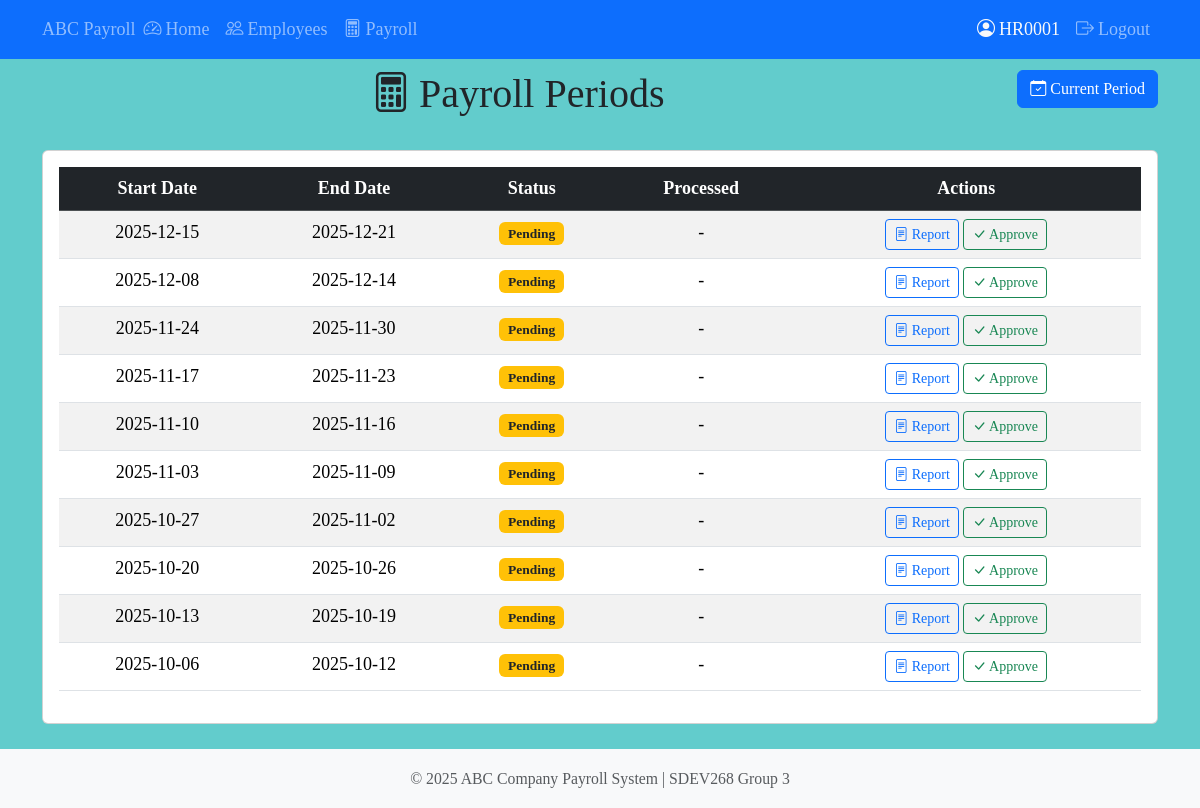
The app's page /payroll/ (signed in), older data.
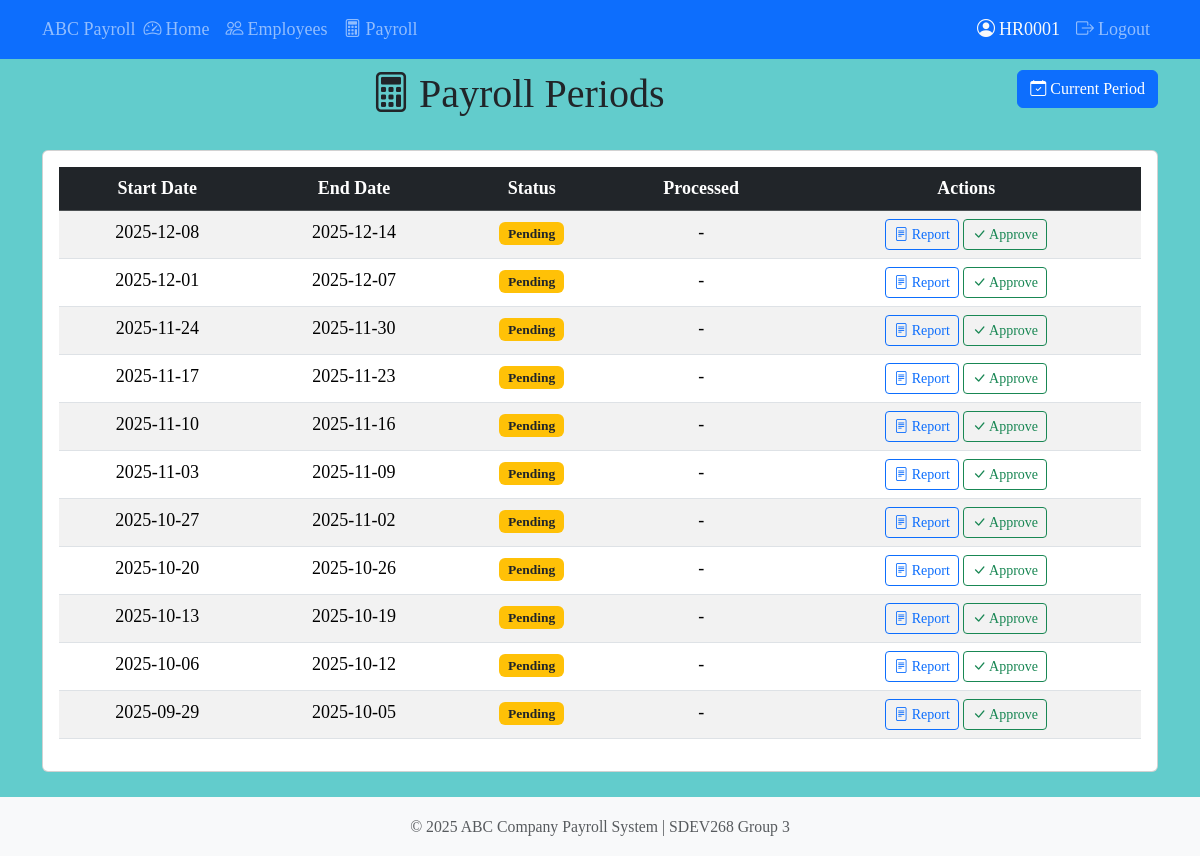
The same page, newer data.
### tables this page shows
CREATE TABLE payroll_periods (
    payroll_id INTEGER PRIMARY KEY AUTOINCREMENT,
    period_start_date TEXT NOT NULL,
    period_end_date TEXT NOT NULL,
    processed_date TEXT,
    is_locked INTEGER NOT NULL DEFAULT 0,
    processed_by TEXT,
    created_date TEXT NOT NULL DEFAULT (datetime('now', 'localtime')),
    UNIQUE(period_start_date, period_end_date),
    CHECK (date(period_end_date) >= date(period_start_date))
);

### src/routes/payroll.py (the view)
@bp.route("/")
@admin_required
def payroll_list():
    success, message, periods = payroll_controller.get_all_payroll_periods()
    return render_template("payroll/payroll_list.html", periods=periods)

### src/controllers/payroll_controller.py (called while the page is built)
    def get_all_payroll_periods(
        self, include_locked: bool = True
    ) -> tuple[bool, str, list[PayrollPeriod]]:
        try:
            periods = PayrollPeriod.get_all(include_locked=include_locked)
            return True, f"Retrieved {len(periods)} payroll periods", periods
        except Exception as e:
            return False, f"Error retrieving payroll periods: {e!s}", []

### src/models/base_model.py (called while the page is built)
    @classmethod
    def get_connection(cls) -> sqlite3.Connection:
        conn = sqlite3.connect(cls.DB_PATH, timeout=30.0)
        conn.row_factory = sqlite3.Row
        return conn

    @classmethod
    def execute_query(cls, query: str, params: tuple = ()) -> list[sqlite3.Row]:
        conn = cls.get_connection()
        cursor = conn.cursor()
        cursor.execute(query, params)
        results = cursor.fetchall()
        conn.close()
        return results

### src/models/payroll.py (called while the page is built, shortened)
    @classmethod
    def get_all(cls, include_locked: bool = True) -> list["PayrollPeriod"]:
        if include_locked:
            query = "SELECT * FROM payroll_periods ORDER BY period_start_date DESC"
            params = ()
        rows = cls.execute_query(query, params)
        return [cls._row_to_payroll_period(row) for row in rows]

    @classmethod
    def _row_to_payroll_period(cls, row: sqlite3.Row) -> "PayrollPeriod":
        return PayrollPeriod(
            payroll_id=row["payroll_id"],
            period_start_date=row["period_start_date"],
            period_end_date=row["period_end_date"],
            processed_date=row["processed_date"],
            is_locked=row["is_locked"],
            processed_by=row["processed_by"],
            created_date=row["created_date"],
        )

### src/routes/payroll.py (called while the page is built)
def admin_required(f):
    from functools import wraps
    @wraps(f)
    def decorated_function(*args, **kwargs):
        if not session.get("user_id"):
            flash("Please log in to access this page.", "error")
            return redirect(url_for("auth.login"))
        if session.get("user_type") != "Admin":
            flash("Admin access required.", "error")
            return redirect(url_for("auth.login"))
        return f(*args, **kwargs)
    return decorated_function

### src/templates/payroll/payroll_list.html (shortened to what this page needs)
{% extends "base.html" %}
{% block content %}
<div class="row mb-4">
    <div class="col">
        <h1><i class="bi bi-calculator me-2"></i>Payroll Periods</h1>
    </div>
    <div class="col-auto">
        <a href="{{ url_for('payroll.current_period') }}" class="btn btn-primary">
            <i class="bi bi-calendar-check me-1"></i>Current Period
        </a>
    </div>
</div>
<div class="card">
    <div class="card-body">
        {% if periods %}
        <div class="table-responsive">
            <table class="table table-striped table-hover">
                <thead class="table-dark">
                    <tr>
                        <th>Start Date</th>
                        <th>End Date</th>
                        <th>Status</th>
                        <th>Processed</th>
                        <th>Actions</th>
                    </tr>
                </thead>
                <tbody>
                    {% for period in periods %}
                    <tr>
                        <td>{{ period.period_start_date }}</td>
                        <td>{{ period.period_end_date }}</td>
                        <td>
                            {% if period.is_locked %}
                                <span class="badge bg-success">Approved</span>
                            {% else %}
                                <span class="badge bg-warning text-dark">Pending</span>
                            {% endif %}
                        </td>
                        <td>
                            {% if period.processed_date %}
                                {{ period.processed_date[:10] }} by {{ period.processed_by }}
                            {% else %}
                                -
                            {% endif %}
                        </td>
                        <td>
                            <a href="{{ url_for('payroll.payroll_report', payroll_id=period.payroll_id) }}"
                               class="btn btn-sm btn-outline-primary">
                                <i class="bi bi-file-text"></i> Report
                            </a>
                            {% if not period.is_locked %}
                            <form method="POST"
                                  action="{{ url_for('payroll.approve_payroll', payroll_id=period.payroll_id) }}"
                                  style="display: inline;">
                                <button type="submit" class="btn btn-sm btn-outline-success"
                                        onclick="return confirm('Approve and lock this payroll period?');">
                                    <i class="bi bi-check-lg"></i> Approve
                                </button>
                            </form>
                            {% endif %}
                        </td>
                    </tr>
                    {% endfor %}
                </tbody>
            </table>
        </div>
        {% endif %}
    </div>
</div>
{% endblock %}

### src/templates/base.html (shortened to what this page needs)
<!DOCTYPE html>
<html lang="en">
<head>
    <link href="https://cdn.jsdelivr.net/npm/bootstrap@5.3.2/dist/css/bootstrap.min.css" rel="stylesheet">
    <link rel="stylesheet" href="https://cdn.jsdelivr.net/npm/bootstrap-icons@1.11.1/font/bootstrap-icons.css">
    <link rel="stylesheet" href="{{ url_for('static', filename='css/PayrollStyle.css') }}">
</head>
<body class="d-flex flex-column min-vh-100">
    <nav class="navbar navbar-expand-lg navbar-dark bg-primary fixed-top">
        <div class="container">
            <span class="navbar-text">ABC Payroll</span>
            <div class="collapse navbar-collapse" id="navbarNav">
                <ul class="navbar-nav me-auto">
                    {% if session.get('user_id') %}
                        {% if session.get('user_type') == 'Admin' %}
                            <li class="nav-item">
                                <a class="nav-link" href="{{ url_for('admin.dashboard') }}">
                                    <i class="bi bi-speedometer2 me-1"></i>Home
                                </a>
                            </li>
                            <li class="nav-item">
                                <a class="nav-link" href="{{ url_for('admin.employee_list') }}">
                                    <i class="bi bi-people me-1"></i>Employees
                                </a>
                            </li>
                            <li class="nav-item">
                                <a class="nav-link" href="{{ url_for('payroll.payroll_list') }}">
                                    <i class="bi bi-calculator me-1"></i>Payroll
                                </a>
                            </li>
                        {% endif %}
                    {% endif %}
                </ul>
                <ul class="navbar-nav">
                    {% if session.get('user_id') %}
                        <li class="nav-item">
                            <span class="nav-link text-light">
                                <i class="bi bi-person-circle me-1"></i>{{ session.get('username', 'User') }}
                            </span>
                        </li>
                        <li class="nav-item">
                            <a class="nav-link" href="{{ url_for('auth.logout') }}">
                                <i class="bi bi-box-arrow-right me-1"></i>Logout
                            </a>
                        </li>
                    {% else %}
                        <li class="nav-item">
                            <a class="nav-link" href="{{ url_for('auth.login') }}">
                                <i class="bi bi-box-arrow-in-right me-1"></i>Login
                            </a>
                        </li>
                    {% endif %}
                </ul>
            </div>
        </div>
    </nav>
    <main class="container pb-4 flex-grow-1">
        {% block content %}{% endblock %}
    </main>
    <div style="height: 60px;"></div>
    <footer class="bg-light py-3 mt-auto fixed-bottom">
        <div class="container text-center text-muted">
            <small>&copy; 2025 ABC Company Payroll System | SDEV268 Group 3</small>
        </div>
    </footer>
</body>
</html>

### src/static/css/PayrollStyle.css (style rules this page uses)
body { font-family: 'Times New Roman', serif; text-align: center; font-size: large; background-color: #62cccc; }
button { font-size: large; font-weight: bold; background-color: #ece0e0; border: none; padding: 10px 20px; cursor: pointer; }

Row changes from the older to the newer data that the page shows:
removed payroll_periods: period_start_date "2025-12-15", period_end_date "2025-12-21", is_locked "Pending"
added payroll_periods: period_start_date "2025-12-01", period_end_date "2025-12-07", is_locked "Pending"
added payroll_periods: period_start_date "2025-09-29", period_end_date "2025-10-05", is_locked "Pending"
